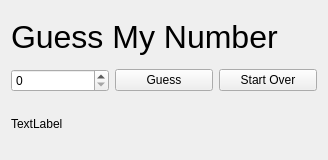
<?xml version="1.0" encoding="UTF-8"?>
<ui version="4.0">
 <class>Widget</class>
 <widget class="QWidget" name="Widget">
  <property name="geometry">
   <rect>
    <x>0</x>
    <y>0</y>
    <width>328</width>
    <height>160</height>
   </rect>
  </property>
  <property name="windowTitle">
   <string>Widget</string>
  </property>
  <layout class="QVBoxLayout" name="verticalLayout">
   <item>
    <widget class="QLabel" name="titleLabel">
     <property name="font">
      <font>
       <pointsize>24</pointsize>
      </font>
     </property>
     <property name="text">
      <string>Guess My Number</string>
     </property>
    </widget>
   </item>
   <item>
    <layout class="QHBoxLayout" name="horizontalLayout">
     <item>
      <widget class="QSpinBox" name="numberSpinBox"/>
     </item>
     <item>
      <widget class="QPushButton" name="guessButton">
       <property name="text">
        <string>Guess</string>
       </property>
      </widget>
     </item>
     <item>
      <widget class="QPushButton" name="startOverButton">
       <property name="text">
        <string>Start Over</string>
       </property>
      </widget>
     </item>
    </layout>
   </item>
   <item>
    <widget class="QLabel" name="messageLabel">
     <property name="text">
      <string>TextLabel</string>
     </property>
    </widget>
   </item>
  </layout>
 </widget>
 <resources/>
 <connections/>
</ui>
